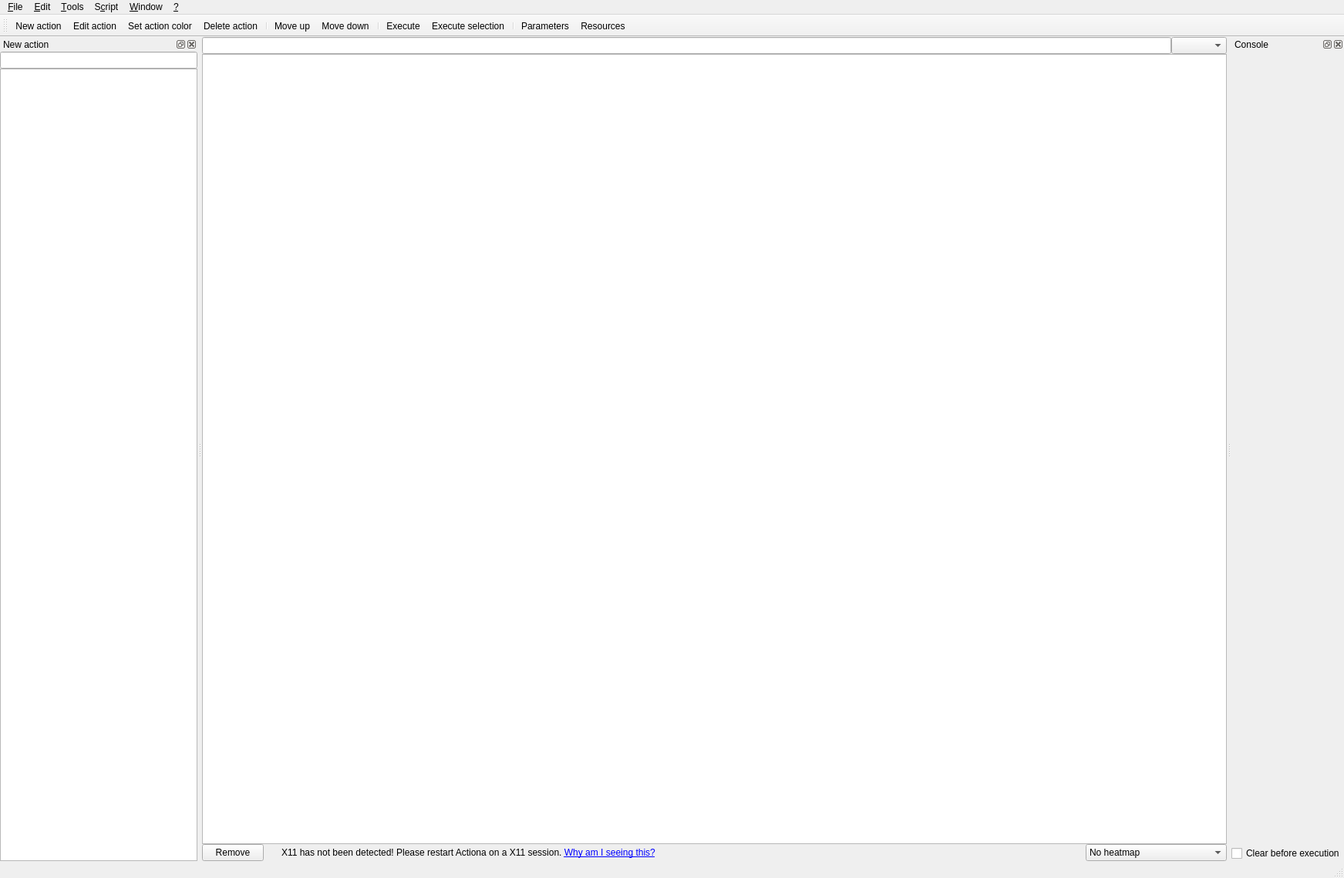
<?xml version="1.0" encoding="UTF-8"?>
<ui version="4.0">
 <class>MainWindow</class>
 <widget class="QMainWindow" name="MainWindow">
  <property name="geometry">
   <rect>
    <x>0</x>
    <y>0</y>
    <width>1743</width>
    <height>1139</height>
   </rect>
  </property>
  <property name="windowTitle">
   <string>Actiona</string>
  </property>
  <property name="windowIcon">
   <iconset resource="actiona.qrc">
    <normaloff>:/icons/logo.png</normaloff>:/icons/logo.png</iconset>
  </property>
  <property name="dockOptions">
   <set>QMainWindow::AllowTabbedDocks|QMainWindow::AnimatedDocks</set>
  </property>
  <widget class="QWidget" name="centralwidget">
   <layout class="QVBoxLayout" name="verticalLayout_2" stretch="1,0,0">
    <property name="spacing">
     <number>0</number>
    </property>
    <property name="leftMargin">
     <number>0</number>
    </property>
    <property name="topMargin">
     <number>0</number>
    </property>
    <property name="rightMargin">
     <number>0</number>
    </property>
    <property name="bottomMargin">
     <number>0</number>
    </property>
    <item>
     <layout class="QHBoxLayout" name="horizontalLayout_2">
      <property name="spacing">
       <number>0</number>
      </property>
      <item>
       <widget class="FilterLineEdit" name="scriptFilterLineEdit"/>
      </item>
      <item>
       <widget class="FlagsComboBox" name="scriptFilterCriteriaFlagsComboBox"/>
      </item>
     </layout>
    </item>
    <item>
     <widget class="ScriptTreeView" name="scriptView">
      <property name="contextMenuPolicy">
       <enum>Qt::CustomContextMenu</enum>
      </property>
      <property name="acceptDrops">
       <bool>true</bool>
      </property>
      <property name="editTriggers">
       <set>QAbstractItemView::DoubleClicked|QAbstractItemView::EditKeyPressed</set>
      </property>
      <property name="dragEnabled">
       <bool>true</bool>
      </property>
      <property name="dragDropOverwriteMode">
       <bool>false</bool>
      </property>
      <property name="dragDropMode">
       <enum>QAbstractItemView::DragDrop</enum>
      </property>
      <property name="defaultDropAction">
       <enum>Qt::MoveAction</enum>
      </property>
      <property name="alternatingRowColors">
       <bool>true</bool>
      </property>
      <property name="selectionMode">
       <enum>QAbstractItemView::ExtendedSelection</enum>
      </property>
      <property name="selectionBehavior">
       <enum>QAbstractItemView::SelectRows</enum>
      </property>
      <property name="rootIsDecorated">
       <bool>true</bool>
      </property>
      <property name="uniformRowHeights">
       <bool>true</bool>
      </property>
      <property name="itemsExpandable">
       <bool>false</bool>
      </property>
      <property name="sortingEnabled">
       <bool>false</bool>
      </property>
     </widget>
    </item>
    <item>
     <layout class="QHBoxLayout" name="horizontalLayout_4" stretch="0,0,10,0,0">
      <property name="spacing">
       <number>8</number>
      </property>
      <item>
       <widget class="DeleteActionPushButton" name="deleteDropTarget">
        <property name="text">
         <string>Remove</string>
        </property>
        <property name="icon">
         <iconset resource="actiona.qrc">
          <normaloff>:/icons/delete_cursor.png</normaloff>:/icons/delete_cursor.png</iconset>
        </property>
       </widget>
      </item>
      <item>
       <widget class="QLabel" name="x11NotDetectedIconLabel">
        <property name="text">
         <string/>
        </property>
        <property name="pixmap">
         <pixmap resource="actiona.qrc">:/icons/warning.png</pixmap>
        </property>
        <property name="alignment">
         <set>Qt::AlignRight|Qt::AlignTrailing|Qt::AlignVCenter</set>
        </property>
       </widget>
      </item>
      <item>
       <widget class="QLabel" name="x11NotDetectedLabel">
        <property name="text">
         <string>&lt;html&gt;&lt;head/&gt;&lt;body&gt;&lt;p&gt;X11 has not been detected! Please restart Actiona on a X11 session. &lt;a href=&quot;x11notdetected&quot;&gt;&lt;span style=&quot; text-decoration: underline; color:#0000ff;&quot;&gt;Why am I seeing this?&lt;/span&gt;&lt;/a&gt;&lt;/p&gt;&lt;/body&gt;&lt;/html&gt;</string>
        </property>
        <property name="textFormat">
         <enum>Qt::RichText</enum>
        </property>
        <property name="alignment">
         <set>Qt::AlignLeading|Qt::AlignLeft|Qt::AlignVCenter</set>
        </property>
        <property name="wordWrap">
         <bool>true</bool>
        </property>
       </widget>
      </item>
      <item>
       <spacer name="horizontalSpacer">
        <property name="orientation">
         <enum>Qt::Horizontal</enum>
        </property>
        <property name="sizeHint" stdset="0">
         <size>
          <width>40</width>
          <height>20</height>
         </size>
        </property>
       </spacer>
      </item>
      <item>
       <widget class="QComboBox" name="heatmapModeComboBox">
        <item>
         <property name="text">
          <string>No heatmap</string>
         </property>
        </item>
        <item>
         <property name="text">
          <string>Execution count heatmap</string>
         </property>
        </item>
        <item>
         <property name="text">
          <string>Execution duration heatmap</string>
         </property>
        </item>
       </widget>
      </item>
     </layout>
    </item>
   </layout>
  </widget>
  <widget class="QMenuBar" name="menubar">
   <property name="geometry">
    <rect>
     <x>0</x>
     <y>0</y>
     <width>1743</width>
     <height>31</height>
    </rect>
   </property>
   <widget class="QMenu" name="menuFile">
    <property name="title">
     <string>&amp;File</string>
    </property>
    <widget class="QMenu" name="menuExport">
     <property name="title">
      <string>Export</string>
     </property>
     <addaction name="actionExport_executable"/>
     <addaction name="actionExport_script_content"/>
    </widget>
    <widget class="QMenu" name="menuRecent_scripts">
     <property name="title">
      <string>Recent scripts</string>
     </property>
    </widget>
    <widget class="QMenu" name="menuImport">
     <property name="title">
      <string>Import</string>
     </property>
     <addaction name="actionImport_script_content"/>
    </widget>
    <addaction name="actionNew"/>
    <addaction name="actionOpen"/>
    <addaction name="actionSave"/>
    <addaction name="actionSave_as"/>
    <addaction name="actionSave_copy_as"/>
    <addaction name="separator"/>
    <addaction name="menuImport"/>
    <addaction name="menuExport"/>
    <addaction name="separator"/>
    <addaction name="menuRecent_scripts"/>
    <addaction name="actionClear"/>
    <addaction name="separator"/>
    <addaction name="actionQuit"/>
   </widget>
   <widget class="QMenu" name="menuEdit">
    <property name="title">
     <string>&amp;Edit</string>
    </property>
    <widget class="QMenu" name="menuAction_color">
     <property name="title">
      <string>Action color</string>
     </property>
     <addaction name="actionSet_action_color"/>
     <addaction name="actionClear_selection_color"/>
    </widget>
    <widget class="QMenu" name="menuSelection">
     <property name="title">
      <string>Selection</string>
     </property>
     <addaction name="actionSelect_all_actions"/>
     <addaction name="actionSelect_none"/>
     <addaction name="actionInverse_selection"/>
    </widget>
    <widget class="QMenu" name="menuEnable_disable_action">
     <property name="title">
      <string>Enable/disable action</string>
     </property>
     <addaction name="actionEnable_all_actions"/>
     <addaction name="actionDisable_all_actions"/>
     <addaction name="separator"/>
     <addaction name="actionEnable_selection"/>
     <addaction name="actionDisable_selection"/>
    </widget>
    <addaction name="actionUndo"/>
    <addaction name="actionRedo"/>
    <addaction name="separator"/>
    <addaction name="actionCut"/>
    <addaction name="actionCopy"/>
    <addaction name="actionPaste"/>
    <addaction name="separator"/>
    <addaction name="actionExecute"/>
    <addaction name="actionExecute_selection"/>
    <addaction name="separator"/>
    <addaction name="actionNew_action"/>
    <addaction name="actionEdit_action"/>
    <addaction name="menuAction_color"/>
    <addaction name="menuEnable_disable_action"/>
    <addaction name="menuSelection"/>
    <addaction name="separator"/>
    <addaction name="actionDelete_action"/>
    <addaction name="actionDelete_all_actions"/>
    <addaction name="separator"/>
    <addaction name="actionMove_up"/>
    <addaction name="actionMove_down"/>
    <addaction name="separator"/>
    <addaction name="actionJump_to_line"/>
   </widget>
   <widget class="QMenu" name="menuTools">
    <property name="title">
     <string>&amp;Tools</string>
    </property>
    <addaction name="actionCheck_for_updates"/>
    <addaction name="separator"/>
    <addaction name="actionSettings"/>
    <addaction name="separator"/>
    <addaction name="actionCreate_shortcut"/>
    <addaction name="actionTake_screenshot"/>
   </widget>
   <widget class="QMenu" name="menuScript">
    <property name="title">
     <string>S&amp;cript</string>
    </property>
    <addaction name="actionParameters"/>
    <addaction name="actionResources"/>
    <addaction name="separator"/>
    <addaction name="actionScriptSettings"/>
   </widget>
   <widget class="QMenu" name="menuHelp">
    <property name="title">
     <string>&amp;?</string>
    </property>
    <addaction name="actionHelp"/>
    <addaction name="separator"/>
    <addaction name="actionAbout"/>
   </widget>
   <widget class="QMenu" name="menuView">
    <property name="title">
     <string>&amp;Window</string>
    </property>
    <addaction name="actionActions_window"/>
    <addaction name="actionConsole_window"/>
    <addaction name="actionToolbar"/>
   </widget>
   <addaction name="menuFile"/>
   <addaction name="menuEdit"/>
   <addaction name="menuTools"/>
   <addaction name="menuScript"/>
   <addaction name="menuView"/>
   <addaction name="menuHelp"/>
  </widget>
  <widget class="QStatusBar" name="statusbar"/>
  <widget class="QDockWidget" name="actionsDockWidget">
   <property name="minimumSize">
    <size>
     <width>150</width>
     <height>236</height>
    </size>
   </property>
   <property name="windowIcon">
    <iconset resource="actiona.qrc">
     <normaloff>:/icons/new_action.png</normaloff>:/icons/new_action.png</iconset>
   </property>
   <property name="features">
    <set>QDockWidget::AllDockWidgetFeatures</set>
   </property>
   <property name="windowTitle">
    <string>New action</string>
   </property>
   <attribute name="dockWidgetArea">
    <number>1</number>
   </attribute>
   <widget class="QWidget" name="dockWidgetContents_2">
    <layout class="QVBoxLayout" name="verticalLayout">
     <property name="spacing">
      <number>0</number>
     </property>
     <property name="leftMargin">
      <number>0</number>
     </property>
     <property name="topMargin">
      <number>0</number>
     </property>
     <property name="rightMargin">
      <number>0</number>
     </property>
     <property name="bottomMargin">
      <number>0</number>
     </property>
     <item>
      <widget class="FilterLineEdit" name="actionsfilterLineEdit"/>
     </item>
     <item>
      <widget class="QTreeView" name="newActionTreeView">
       <property name="editTriggers">
        <set>QAbstractItemView::NoEditTriggers</set>
       </property>
       <property name="dragEnabled">
        <bool>true</bool>
       </property>
       <property name="dragDropMode">
        <enum>QAbstractItemView::DragOnly</enum>
       </property>
       <property name="alternatingRowColors">
        <bool>true</bool>
       </property>
       <property name="rootIsDecorated">
        <bool>false</bool>
       </property>
       <property name="animated">
        <bool>true</bool>
       </property>
       <attribute name="headerVisible">
        <bool>false</bool>
       </attribute>
      </widget>
     </item>
    </layout>
   </widget>
  </widget>
  <widget class="QToolBar" name="toolBar">
   <property name="windowTitle">
    <string>Toolbar</string>
   </property>
   <property name="iconSize">
    <size>
     <width>16</width>
     <height>16</height>
    </size>
   </property>
   <attribute name="toolBarArea">
    <enum>TopToolBarArea</enum>
   </attribute>
   <attribute name="toolBarBreak">
    <bool>false</bool>
   </attribute>
   <addaction name="actionNew_action"/>
   <addaction name="actionEdit_action"/>
   <addaction name="actionSet_action_color"/>
   <addaction name="actionDelete_action"/>
   <addaction name="separator"/>
   <addaction name="actionMove_up"/>
   <addaction name="actionMove_down"/>
   <addaction name="separator"/>
   <addaction name="actionExecute"/>
   <addaction name="actionExecute_selection"/>
   <addaction name="separator"/>
   <addaction name="actionParameters"/>
   <addaction name="actionResources"/>
  </widget>
  <widget class="QDockWidget" name="consoleDockWidget">
   <property name="features">
    <set>QDockWidget::AllDockWidgetFeatures</set>
   </property>
   <property name="windowTitle">
    <string>Console</string>
   </property>
   <attribute name="dockWidgetArea">
    <number>2</number>
   </attribute>
   <widget class="QWidget" name="dockWidgetContents">
    <layout class="QVBoxLayout" name="verticalLayout_4">
     <property name="spacing">
      <number>0</number>
     </property>
     <property name="leftMargin">
      <number>0</number>
     </property>
     <property name="topMargin">
      <number>0</number>
     </property>
     <property name="rightMargin">
      <number>0</number>
     </property>
     <property name="bottomMargin">
      <number>0</number>
     </property>
     <item>
      <layout class="QVBoxLayout" name="verticalLayout_6">
       <item>
        <widget class="ActionTools::ConsoleWidget" name="consoleWidget" native="true"/>
       </item>
       <item>
        <widget class="QCheckBox" name="clearBeforeExecutionCheckBox">
         <property name="text">
          <string>Clear before execution</string>
         </property>
        </widget>
       </item>
      </layout>
     </item>
    </layout>
   </widget>
  </widget>
  <action name="actionNew">
   <property name="icon">
    <iconset resource="actiona.qrc">
     <normaloff>:/icons/new.png</normaloff>:/icons/new.png</iconset>
   </property>
   <property name="text">
    <string>&amp;New script</string>
   </property>
   <property name="shortcut">
    <string>Ctrl+N</string>
   </property>
  </action>
  <action name="actionOpen">
   <property name="icon">
    <iconset resource="actiona.qrc">
     <normaloff>:/icons/open.png</normaloff>:/icons/open.png</iconset>
   </property>
   <property name="text">
    <string>&amp;Open script</string>
   </property>
   <property name="shortcut">
    <string>Ctrl+O</string>
   </property>
  </action>
  <action name="actionSave">
   <property name="icon">
    <iconset resource="actiona.qrc">
     <normaloff>:/icons/open.png</normaloff>:/icons/open.png</iconset>
   </property>
   <property name="text">
    <string>&amp;Save script</string>
   </property>
   <property name="shortcut">
    <string>Ctrl+S</string>
   </property>
  </action>
  <action name="actionSave_as">
   <property name="icon">
    <iconset resource="actiona.qrc">
     <normaloff>:/icons/open.png</normaloff>:/icons/open.png</iconset>
   </property>
   <property name="text">
    <string>Save script &amp;as...</string>
   </property>
   <property name="shortcut">
    <string>Ctrl+Alt+S</string>
   </property>
  </action>
  <action name="actionSave_copy_as">
   <property name="icon">
    <iconset resource="actiona.qrc">
     <normaloff>:/icons/open.png</normaloff>:/icons/open.png</iconset>
   </property>
   <property name="text">
    <string>Save a copy as...</string>
   </property>
  </action>
  <action name="actionQuit">
   <property name="icon">
    <iconset resource="actiona.qrc">
     <normaloff>:/icons/quit.png</normaloff>:/icons/quit.png</iconset>
   </property>
   <property name="text">
    <string>&amp;Exit</string>
   </property>
  </action>
  <action name="actionExport_text">
   <property name="text">
    <string>Text</string>
   </property>
  </action>
  <action name="actionExport_executable">
   <property name="icon">
    <iconset resource="actiona.qrc">
     <normaloff>:/icons/sfx.png</normaloff>:/icons/sfx.png</iconset>
   </property>
   <property name="text">
    <string>Executable (SFX)</string>
   </property>
  </action>
  <action name="actionF">
   <property name="text">
    <string>f</string>
   </property>
  </action>
  <action name="actionCut">
   <property name="icon">
    <iconset resource="actiona.qrc">
     <normaloff>:/icons/cut.png</normaloff>:/icons/cut.png</iconset>
   </property>
   <property name="text">
    <string>Cu&amp;t</string>
   </property>
   <property name="shortcut">
    <string>Ctrl+X</string>
   </property>
  </action>
  <action name="actionCopy">
   <property name="icon">
    <iconset resource="actiona.qrc">
     <normaloff>:/icons/copy.png</normaloff>:/icons/copy.png</iconset>
   </property>
   <property name="text">
    <string>&amp;Copy</string>
   </property>
   <property name="shortcut">
    <string>Ctrl+C</string>
   </property>
  </action>
  <action name="actionPaste">
   <property name="icon">
    <iconset resource="actiona.qrc">
     <normaloff>:/icons/paste.png</normaloff>:/icons/paste.png</iconset>
   </property>
   <property name="text">
    <string>&amp;Paste</string>
   </property>
   <property name="shortcut">
    <string>Ctrl+V</string>
   </property>
  </action>
  <action name="actionExecute">
   <property name="icon">
    <iconset resource="actiona.qrc">
     <normaloff>:/icons/execute.png</normaloff>:/icons/execute.png</iconset>
   </property>
   <property name="text">
    <string>&amp;Execute</string>
   </property>
   <property name="shortcut">
    <string>Ctrl+Space</string>
   </property>
  </action>
  <action name="actionExecute_selection">
   <property name="icon">
    <iconset resource="actiona.qrc">
     <normaloff>:/icons/execute_sel.png</normaloff>:/icons/execute_sel.png</iconset>
   </property>
   <property name="text">
    <string>Execute &amp;selection</string>
   </property>
   <property name="shortcut">
    <string>Ctrl+Alt+Space</string>
   </property>
  </action>
  <action name="actionNew_action">
   <property name="icon">
    <iconset resource="actiona.qrc">
     <normaloff>:/icons/new_action.png</normaloff>:/icons/new_action.png</iconset>
   </property>
   <property name="text">
    <string>&amp;New action</string>
   </property>
  </action>
  <action name="actionEdit_action">
   <property name="icon">
    <iconset resource="actiona.qrc">
     <normaloff>:/icons/edit_action.png</normaloff>:/icons/edit_action.png</iconset>
   </property>
   <property name="text">
    <string>E&amp;dit action</string>
   </property>
  </action>
  <action name="actionDelete_action">
   <property name="icon">
    <iconset resource="actiona.qrc">
     <normaloff>:/icons/delete_cursor.png</normaloff>:/icons/delete_cursor.png</iconset>
   </property>
   <property name="text">
    <string>&amp;Delete action</string>
   </property>
   <property name="shortcut">
    <string>Del</string>
   </property>
  </action>
  <action name="actionDelete_all_actions">
   <property name="icon">
    <iconset resource="actiona.qrc">
     <normaloff>:/icons/delete_all_actions.png</normaloff>:/icons/delete_all_actions.png</iconset>
   </property>
   <property name="text">
    <string>Delete all actions</string>
   </property>
   <property name="shortcut">
    <string>Ctrl+Del</string>
   </property>
  </action>
  <action name="actionSelect_all_actions">
   <property name="text">
    <string>Select &amp;all actions</string>
   </property>
   <property name="shortcut">
    <string>Ctrl+A</string>
   </property>
  </action>
  <action name="actionMove_up">
   <property name="icon">
    <iconset resource="actiona.qrc">
     <normaloff>:/icons/up.png</normaloff>:/icons/up.png</iconset>
   </property>
   <property name="text">
    <string>Move &amp;up</string>
   </property>
   <property name="shortcut">
    <string>PgUp</string>
   </property>
  </action>
  <action name="actionMove_down">
   <property name="icon">
    <iconset resource="actiona.qrc">
     <normaloff>:/icons/down.png</normaloff>:/icons/down.png</iconset>
   </property>
   <property name="text">
    <string>Move do&amp;wn</string>
   </property>
   <property name="shortcut">
    <string>PgDown</string>
   </property>
  </action>
  <action name="actionCheck_for_updates">
   <property name="icon">
    <iconset resource="actiona.qrc">
     <normaloff>:/icons/update.png</normaloff>:/icons/update.png</iconset>
   </property>
   <property name="text">
    <string>Check for &amp;updates</string>
   </property>
   <property name="shortcut">
    <string>Alt+U</string>
   </property>
  </action>
  <action name="actionSettings">
   <property name="icon">
    <iconset resource="actiona.qrc">
     <normaloff>:/icons/options.png</normaloff>:/icons/options.png</iconset>
   </property>
   <property name="text">
    <string>&amp;Settings</string>
   </property>
   <property name="shortcut">
    <string>Alt+S</string>
   </property>
  </action>
  <action name="actionManage_actions">
   <property name="text">
    <string>Manage actions</string>
   </property>
  </action>
  <action name="actionCreate_shortcut">
   <property name="icon">
    <iconset resource="actiona.qrc">
     <normaloff>:/icons/shortcut.png</normaloff>:/icons/shortcut.png</iconset>
   </property>
   <property name="text">
    <string>&amp;Create shortcut to script</string>
   </property>
  </action>
  <action name="actionGet_window_title">
   <property name="text">
    <string>Get window title</string>
   </property>
  </action>
  <action name="actionParameters">
   <property name="icon">
    <iconset resource="actiona.qrc">
     <normaloff>:/icons/text.png</normaloff>:/icons/text.png</iconset>
   </property>
   <property name="text">
    <string>&amp;Parameters</string>
   </property>
   <property name="shortcut">
    <string>Alt+P</string>
   </property>
  </action>
  <action name="actionAbout">
   <property name="icon">
    <iconset resource="actiona.qrc">
     <normaloff>:/icons/about.png</normaloff>:/icons/about.png</iconset>
   </property>
   <property name="text">
    <string>&amp;About</string>
   </property>
  </action>
  <action name="actionClear">
   <property name="text">
    <string>Clear recent scripts</string>
   </property>
  </action>
  <action name="actionActions_window">
   <property name="checkable">
    <bool>true</bool>
   </property>
   <property name="icon">
    <iconset resource="actiona.qrc">
     <normaloff>:/icons/new_action.png</normaloff>:/icons/new_action.png</iconset>
   </property>
   <property name="text">
    <string>New &amp;action window</string>
   </property>
  </action>
  <action name="actionToolbar">
   <property name="checkable">
    <bool>true</bool>
   </property>
   <property name="icon">
    <iconset resource="actiona.qrc">
     <normaloff>:/icons/distance.png</normaloff>:/icons/distance.png</iconset>
   </property>
   <property name="text">
    <string>&amp;Toolbar</string>
   </property>
  </action>
  <action name="actionUndo">
   <property name="icon">
    <iconset resource="actiona.qrc">
     <normaloff>:/icons/undo.png</normaloff>:/icons/undo.png</iconset>
   </property>
   <property name="text">
    <string>&amp;Undo</string>
   </property>
   <property name="shortcut">
    <string>Ctrl+Z</string>
   </property>
  </action>
  <action name="actionRedo">
   <property name="icon">
    <iconset resource="actiona.qrc">
     <normaloff>:/icons/redo.png</normaloff>:/icons/redo.png</iconset>
   </property>
   <property name="text">
    <string>&amp;Redo</string>
   </property>
   <property name="shortcut">
    <string>Ctrl+Y</string>
   </property>
  </action>
  <action name="actionGlobal_code">
   <property name="icon">
    <iconset resource="actiona.qrc">
     <normaloff>:/icons/text.png</normaloff>:/icons/text.png</iconset>
   </property>
   <property name="text">
    <string>&amp;Global code</string>
   </property>
   <property name="shortcut">
    <string>Alt+G</string>
   </property>
  </action>
  <action name="actionSet_action_color">
   <property name="icon">
    <iconset resource="actiona.qrc">
     <normaloff>:/icons/keywords.png</normaloff>:/icons/keywords.png</iconset>
   </property>
   <property name="text">
    <string>&amp;Set action color</string>
   </property>
   <property name="shortcut">
    <string>Ctrl+E</string>
   </property>
  </action>
  <action name="actionEnable_all_actions">
   <property name="text">
    <string>Enable all actions</string>
   </property>
   <property name="shortcut">
    <string>Ctrl+R</string>
   </property>
  </action>
  <action name="actionDisable_all_actions">
   <property name="text">
    <string>Disable all actions</string>
   </property>
   <property name="shortcut">
    <string>Ctrl+T</string>
   </property>
  </action>
  <action name="actionEnable_selection">
   <property name="text">
    <string>Enable selection</string>
   </property>
   <property name="shortcut">
    <string>Ctrl+G</string>
   </property>
  </action>
  <action name="actionDisable_selection">
   <property name="text">
    <string>Disable selection</string>
   </property>
   <property name="shortcut">
    <string>Ctrl+H</string>
   </property>
  </action>
  <action name="actionClear_selection_color">
   <property name="text">
    <string>Clear selection color</string>
   </property>
  </action>
  <action name="actionSelect_none">
   <property name="text">
    <string>Select none</string>
   </property>
   <property name="shortcut">
    <string>Ctrl+D</string>
   </property>
  </action>
  <action name="actionInverse_selection">
   <property name="text">
    <string>Inverse selection</string>
   </property>
   <property name="shortcut">
    <string>Ctrl+I</string>
   </property>
  </action>
  <action name="actionJump_to_line">
   <property name="icon">
    <iconset resource="actiona.qrc">
     <normaloff>:/icons/move.png</normaloff>:/icons/move.png</iconset>
   </property>
   <property name="text">
    <string>Jump to line</string>
   </property>
   <property name="shortcut">
    <string>Ctrl+J</string>
   </property>
  </action>
  <action name="actionConsole_window">
   <property name="checkable">
    <bool>true</bool>
   </property>
   <property name="icon">
    <iconset resource="actiona.qrc">
     <normaloff>:/icons/line.png</normaloff>:/icons/line.png</iconset>
   </property>
   <property name="text">
    <string>Console &amp;window</string>
   </property>
  </action>
  <action name="actionExport_script_content">
   <property name="text">
    <string>Script content</string>
   </property>
  </action>
  <action name="actionImport_script_content">
   <property name="text">
    <string>Script content</string>
   </property>
  </action>
  <action name="actionHelp">
   <property name="text">
    <string>&amp;Help</string>
   </property>
   <property name="shortcut">
    <string>F1</string>
   </property>
  </action>
  <action name="actionScriptSettings">
   <property name="icon">
    <iconset resource="actiona.qrc">
     <normaloff>:/icons/options.png</normaloff>:/icons/options.png</iconset>
   </property>
   <property name="text">
    <string>Script s&amp;ettings</string>
   </property>
   <property name="shortcut">
    <string>Alt+I</string>
   </property>
  </action>
  <action name="actionResources">
   <property name="icon">
    <iconset resource="actiona.qrc">
     <normaloff>:/icons/resources.png</normaloff>:/icons/resources.png</iconset>
   </property>
   <property name="text">
    <string>&amp;Resources</string>
   </property>
   <property name="shortcut">
    <string>Alt+R</string>
   </property>
  </action>
  <action name="actionTake_screenshot">
   <property name="icon">
    <iconset resource="../actiontools/actiontools.qrc">
     <normaloff>:/images/capture.png</normaloff>:/images/capture.png</iconset>
   </property>
   <property name="text">
    <string>Ta&amp;ke screenshot</string>
   </property>
   <property name="shortcut">
    <string>Alt+K</string>
   </property>
  </action>
 </widget>
 <customwidgets>
  <customwidget>
   <class>DeleteActionPushButton</class>
   <extends>QPushButton</extends>
   <header>deleteactionpushbutton.hpp</header>
  </customwidget>
  <customwidget>
   <class>ActionTools::ConsoleWidget</class>
   <extends>QWidget</extends>
   <header>actiontools/consolewidget.hpp</header>
   <container>1</container>
  </customwidget>
  <customwidget>
   <class>FilterLineEdit</class>
   <extends>QLineEdit</extends>
   <header>filterlineedit.hpp</header>
  </customwidget>
  <customwidget>
   <class>ScriptTreeView</class>
   <extends>QTreeView</extends>
   <header>scripttreeview.hpp</header>
  </customwidget>
  <customwidget>
   <class>FlagsComboBox</class>
   <extends>QComboBox</extends>
   <header>flagscombobox.hpp</header>
  </customwidget>
 </customwidgets>
 <resources>
  <include location="../actiontools/actiontools.qrc"/>
  <include location="actiona.qrc"/>
 </resources>
 <connections>
  <connection>
   <sender>actionActions_window</sender>
   <signal>triggered(bool)</signal>
   <receiver>actionsDockWidget</receiver>
   <slot>setVisible(bool)</slot>
   <hints>
    <hint type="sourcelabel">
     <x>-1</x>
     <y>-1</y>
    </hint>
    <hint type="destinationlabel">
     <x>255</x>
     <y>240</y>
    </hint>
   </hints>
  </connection>
  <connection>
   <sender>actionToolbar</sender>
   <signal>triggered(bool)</signal>
   <receiver>toolBar</receiver>
   <slot>setVisible(bool)</slot>
   <hints>
    <hint type="sourcelabel">
     <x>-1</x>
     <y>-1</y>
    </hint>
    <hint type="destinationlabel">
     <x>353</x>
     <y>29</y>
    </hint>
   </hints>
  </connection>
  <connection>
   <sender>actionsDockWidget</sender>
   <signal>visibilityChanged(bool)</signal>
   <receiver>actionActions_window</receiver>
   <slot>setChecked(bool)</slot>
   <hints>
    <hint type="sourcelabel">
     <x>255</x>
     <y>253</y>
    </hint>
    <hint type="destinationlabel">
     <x>-1</x>
     <y>-1</y>
    </hint>
   </hints>
  </connection>
  <connection>
   <sender>actionConsole_window</sender>
   <signal>triggered(bool)</signal>
   <receiver>consoleDockWidget</receiver>
   <slot>setVisible(bool)</slot>
   <hints>
    <hint type="sourcelabel">
     <x>-1</x>
     <y>-1</y>
    </hint>
    <hint type="destinationlabel">
     <x>656</x>
     <y>209</y>
    </hint>
   </hints>
  </connection>
 </connections>
</ui>
